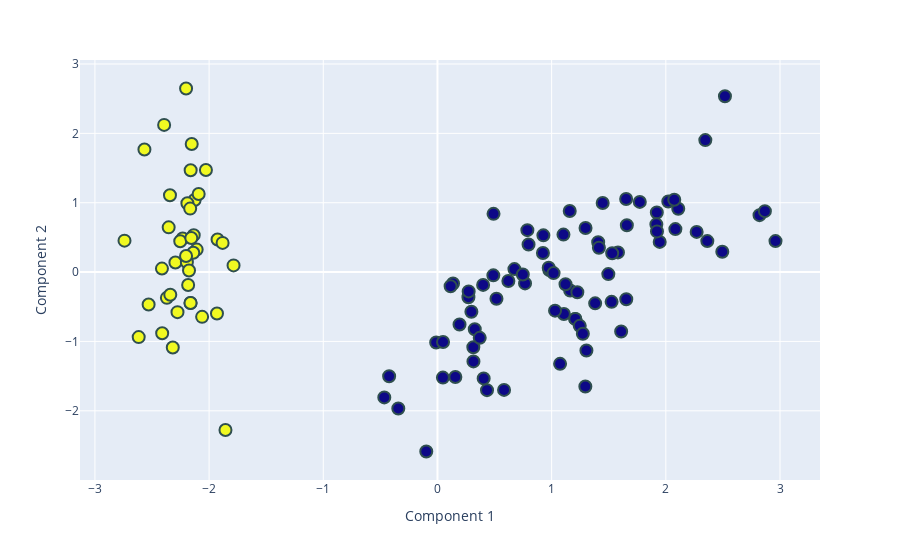

Source (notebook cell):
### Code cell
pca = PCA(n_components=2)
pca = pca.fit(pd.DataFrame(X_train))
X_train_pca = pca.transform(pd.DataFrame(X_train))

fig = px.scatter(x=X_train_pca[0], y=X_train_pca[1], color=Y_train)

fig.update_traces(marker=dict(size=12,
                                line=dict(width=2,
                                            color='DarkSlateGrey')),
                    selector=dict(mode='markers'))
# remove colorbar
fig.update_layout(coloraxis_showscale=False)
# change axis title to Component 1 and Component 2
fig.update_layout(xaxis_title="Component 1", yaxis_title="Component 2")
# save to pca_iris.pdf

fig.show()

### Figure 1 — Plotly figure (JSON) as saved in the notebook; plotly's stock layout.template omitted (floating-point values rounded to 4 significant figures)
{"data": [{"hovertemplate": "x=%{x}<br>y=%{y}<br>color=%{marker.color}<extra></extra>", "legendgroup": "", "marker": {"color": [1, 1, -1, 1, 1, -1, -1, 1, 1, 1, -1, -1, -1, 1, 1, -1, -1, -1, -1, -1, -1, -1, -1, 1, -1, -1, 1, 1, 1, -1, -1, 1, 1, 1, -1, 1, -1, -1, 1, -1, -1, 1, -1, -1, -1, -1, -1, -1, 1, -1, -1, 1, 1, -1, -1, 1, -1, 1, 1, -1, -1, -1, -1, -1, -1, -1, 1, 1, -1, -1, 1, 1, 1, -1, -1, 1, -1, -1, 1, -1, -1, -1, -1, -1, 1, -1, -1, -1, -1, -1, -1, 1, -1, -1, 1, -1, -1, -1, 1, -1, -1, -1, 1, -1, 1, -1, -1, -1, -1, -1, -1, -1, -1, -1, 1, -1, -1, 1, -1, -1], "coloraxis": "coloraxis", "line": {"color": "DarkSlateGrey", "width": 2}, "size": 12, "symbol": "circle"}, "mode": "markers", "name": "", "orientation": "v", "showlegend": false, "type": "scatter", "x": [-2.741, -2.202, 0.9275, -2.295, -2.53, 1.609, 0.7873, -2.135, -2.354, -2.566, 1.207, 0.4909, 1.103, -2.162, -2.127, 0.04775, 1.162, 1.408, 0.9236, 2.346, 0.2711, 2.821, 0.3998, -2.231, 2.96, 0.1933, -2.109, -2.253, -2.091, -0.09805, 1.381, -2.195, -1.931, -1.786, 0.3266, -2.139, 0.1363, 2.518, -2.37, 0.621, 1.305, -2.394, 0.9797, 1.207, 0.5832, 0.2733, 1.447, 0.4339, -2.028, -0.343, 1.654, -2.176, -2.184, 0.1567, 1.414, -2.163, 1.525, -2.202, -1.926, 0.7977, -0.4234, 2.109, 1.107, 1.246, 2.867, 0.3152, -2.318, -2.617, 1.295, 2.022, -2.277, -2.156, -2.411, 1.273, 1.652, -2.413, 1.946, 1.921, -2.34, 0.767, 1.121, 1.225, 1.158, 1.659, -2.343, 1.917, 0.4893, 1.581, -0.01132, 0.04865, 0.6741, -1.857, 0.9744, 0.3141, -2.19, 0.1151, 2.363, 1.772, -2.166, -0.4657, 2.074, 1.922, -2.163, 2.084, -2.061, 1.297, 2.495, 1.496, 0.2971, 1.53, 1.074, 0.7475, 1.03, 1.017, -1.882, 0.5167, 0.4047, -2.152, 0.3701, 2.27], "xaxis": "x", "y": [0.4529, 2.647, 0.5295, 0.1384, -0.4666, -0.8562, 0.6048, 0.5321, 0.6445, 1.768, -0.6753, 0.8394, 0.5403, 1.468, 1.04, -1.522, -0.2647, 0.4311, 0.2754, 1.903, -0.3636, 0.8211, -0.1847, 0.4842, 0.4469, -0.7554, 0.3239, 0.4441, 1.126, -2.587, -0.4506, 0.1414, -0.5966, 0.09623, -0.8248, 0.278, -0.1642, 2.534, -0.3718, -0.1281, -1.13, 2.122, 0.02928, -0.6753, -1.699, -0.2784, 0.9968, -1.703, 1.472, -1.967, -0.3919, 0.02295, -0.1863, -1.513, 0.3518, -0.4451, -0.4292, 0.2312, 0.4705, 0.3968, -1.501, 0.9137, -0.6048, -0.7756, 0.8785, -1.288, -1.087, -0.9377, -1.65, 1.019, -0.578, 0.492, -0.881, -0.8883, 1.054, 0.05037, 0.4348, 0.8582, -0.3259, -0.1632, -0.176, -0.2913, 0.8804, 0.6752, 1.108, 0.6879, -0.04704, 0.2833, -1.016, -1.008, 0.04302, -2.277, 0.06249, -1.085, 0.9934, -0.2043, 0.4469, 1.012, 0.9152, -1.807, 1.043, 0.5865, -0.4451, 0.6195, -0.6455, 0.6362, 0.2923, -0.02912, -0.5718, 0.2708, -1.323, -0.03433, -0.5561, -0.01456, 0.4207, -0.3852, -1.533, 1.846, -0.9481, 0.5796], "yaxis": "y"}], "layout": {"coloraxis": {"colorbar": {"title": {"text": "color"}}, "colorscale": [[0, "#0d0887"], [0.1111, "#46039f"], [0.2222, "#7201a8"], [0.3333, "#9c179e"], [0.4444, "#bd3786"], [0.5556, "#d8576b"], [0.6667, "#ed7953"], [0.7778, "#fb9f3a"], [0.8889, "#fdca26"], [1, "#f0f921"]], "showscale": false}, "legend": {"tracegroupgap": 0}, "margin": {"t": 60}, "xaxis": {"anchor": "y", "domain": [0, 1], "title": {"text": "Component 1"}}, "yaxis": {"anchor": "x", "domain": [0, 1], "title": {"text": "Component 2"}}}}
